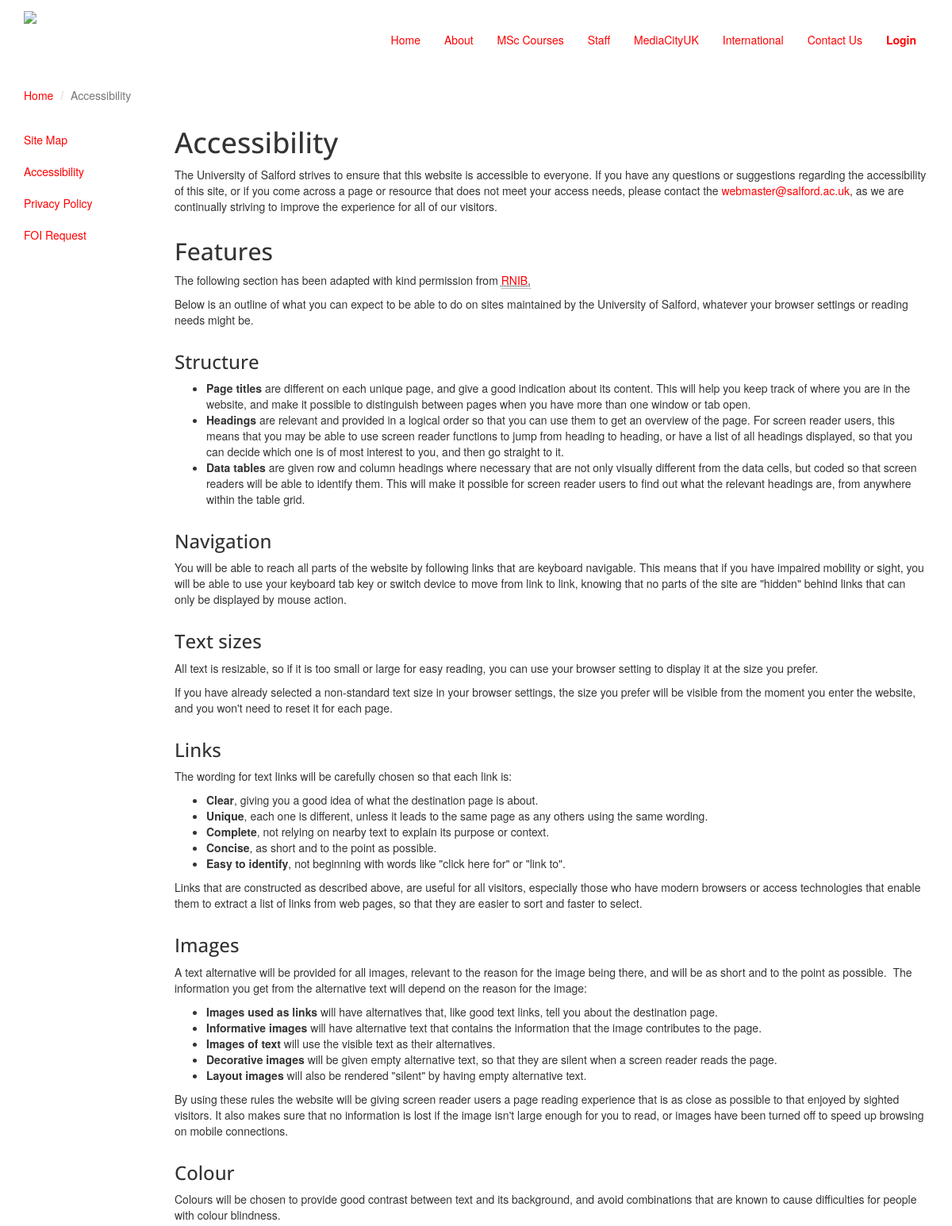
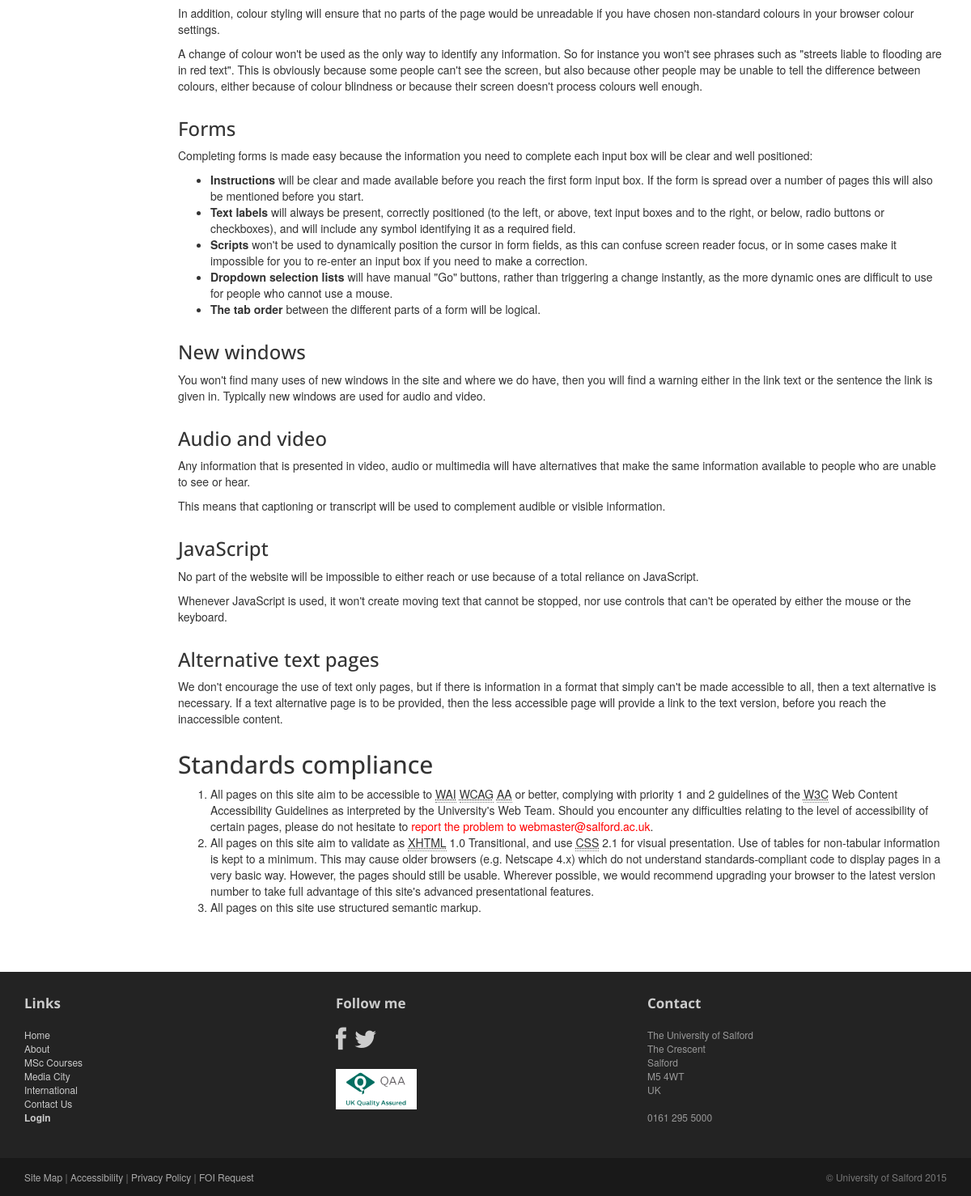
The app's page /accessibility.php with its own data (2 pictures, top to bottom).
### tables this page shows
CREATE TABLE `accessibility` (
  `id` int(11) NOT NULL,
  `accessibility` mediumtext NOT NULL,
  `features` mediumtext NOT NULL,
  `structure` mediumtext NOT NULL,
  `navigation` mediumtext NOT NULL,
  `textsizes` mediumtext NOT NULL,
  `links` mediumtext NOT NULL,
  `images` mediumtext NOT NULL,
  `colour` mediumtext NOT NULL,
  `forms` mediumtext NOT NULL,
  `newwindows` mediumtext NOT NULL,
  `audioandvideo` mediumtext NOT NULL,
  `javaScript` mediumtext NOT NULL,
  `alternativetextpages` mediumtext NOT NULL,
  `standardscompliance` mediumtext NOT NULL
);

### accessibility.php (called while the page is built)
<?php
require_once('Models/AccessibilityDataSet.php');
$view = new stdClass();
$view->pageTitle = 'Accessibility';
$accessibilityDataSet= new AccessibilityDataSet();
$view->accessibilityDataSet= $accessibilityDataSet->fetchAllAccessibility();
require_once('Views/accessibility.phtml');

### Models/Database.php (called while the page is built, shortened)
<?php
class Database {
    protected static $_dbInstance = null;
    protected $_dbHandle;
public static function getInstance() {
    $username ='root';
    $password ='sgh970';
    $host ='localhost';
    $dbName='msc';
if(self::$_dbInstance === null) {self:: $_dbInstance = new self($username, $password, $host, $dbName);
}
return self::$_dbInstance;
}
public function __construct($username, $password, $host, $database) {
    try {
    $this->_dbHandle= new PDO("mysql:host=$host; dbname=$database", $username, $password);
}
    catch (PDOException $e) {
    echo $e->getMessage();
}
}
public function getdbConnection() {
    return $this->_dbHandle;
}
}

### Models/AccessibilityDataSet.php (called while the page is built)
<?php
require_once('Models/AccessibilityData.php');
require_once('Models/Database.php');
class AccessibilityDataSet {
   protected $_dbHandle, $_dbInstance;
     public function __construct() {
    $this->_dbInstance= Database::getInstance();
    $this->_dbHandle= $this->_dbInstance->getdbConnection();
}
public function fetchAllAccessibility() {
    $sqlQuery="SELECT * FROM Accessibility";
    $statement= $this->_dbHandle->prepare($sqlQuery);
    $statement->execute();
    $dataSet= [];
while ($row = $statement->fetch()) {
    $dataSet[] = new AccessibilityData ($row);
}
return $dataSet;
}
}

### Models/AccessibilityData.php (called while the page is built, shortened)
<?php
class AccessibilityData {
   private $_id, $_accessibility, $_features, $_structure, $_navigation, $_textsizes, $_links,
           $_images, $_colour, $_forms, $_newwindows, $_audioandvideo, $_javaScript,
           $_alternativetextpages, $_standardscompliance;
  public function __construct($dbRow) {
    $this->_accessibility = $dbRow['accessibility'];
    $this->_features = $dbRow['features'];
    $this->_structure = $dbRow['structure'];
    $this->_navigation = $dbRow['navigation'];
    $this->_textsizes = $dbRow['textsizes'];
    $this->_links = $dbRow['links'];
    $this->_images = $dbRow['images'];
    $this->_colour = $dbRow['colour'];
    $this->_forms = $dbRow['forms'];
    $this->_newwindows = $dbRow['newwindows'];
    $this->_audioandvideo = $dbRow['audioandvideo'];
    $this->_javaScript = $dbRow['javaScript'];
    $this->_alternativetextpages = $dbRow['alternativetextpages'];
    $this->_standardscompliance = $dbRow['standardscompliance'];
}
public function getaccessibility() {
    return $this->_accessibility;
}
public function getfeatures() {
    return $this->_features;
}
public function getstructure() {
    return $this->_structure;
}
public function getnavigation() {
    return $this->_navigation;
}
public function gettextsizes() {
    return $this->_textsizes;
}
public function getlinks() {
    return $this->_links;
}
public function getimages() {
    return $this->_images;
}
public function getcolour() {
    return $this->_colour;
}
public function getforms() {
    return $this->_forms;
}
public function getnewwindows() {
    return $this->_newwindows;
}
public function getaudioandvideo() {
    return $this->_audioandvideo;
}
public function getjavascript() {
    return $this->_javaScript;
}
public function getalternativetextpages() {
    return $this->_alternativetextpages;
}
public function getstandardscompliance() {
    return $this->_standardscompliance;
}
}

### Views/accessibility.phtml (the view)
<?php require('template/header.phtml') ;
require_once('Models/AccessibilityData.php'); ?>
<div class="container">
    <br>
    <br>
    <br>
    <br>
	<ol class="breadcrumb">
		<li><a href="index.php">Home</a></li>
		<li class="active">Accessibility</li>
	</ol>
        <aside class="col-md-2 sidebar sidebar-left">
		<div class="row widget">
			<div class="col-xs-12">
                            <a href="sitemap.php">Site Map</a>
                            <br><br>
                            <a href="accessibility.php">Accessibility</a>
                            <br><br>
                            <a href="privacypolicy.php">Privacy Policy</a>
                            <br><br>
                            <a href="foi.php">FOI Request</a>
			</div>
		</div>
	</aside>
    <div class="row">
        <div class="col-md-10">
        <h1>Accessibility</h1>
        <?php foreach($view->accessibilityDataSet as $accessibilityData) {
              echo '<p>'. $accessibilityData->getaccessibility() .'</p>' ;} ?>
        <h2>Features</h2>
        <?php foreach($view->accessibilityDataSet as $accessibilityData) {
              echo '<p>'. $accessibilityData->getfeatures() .'</p>' ;} ?>
        <h3>Structure</h3>
        <?php foreach($view->accessibilityDataSet as $accessibilityData) {
              echo '<p>'. $accessibilityData->getstructure() .'</p>' ;} ?>
        <h3>Navigation</h3>
        <?php foreach($view->accessibilityDataSet as $accessibilityData) {
              echo '<p>'. $accessibilityData->getnavigation() .'</p>' ;} ?>
        <h3>Text sizes</h3>
        <?php foreach($view->accessibilityDataSet as $accessibilityData) {
              echo '<p>'. $accessibilityData->gettextsizes() .'</p>' ;} ?>
        <h3>Links</h3>
        <?php foreach($view->accessibilityDataSet as $accessibilityData) {
              echo '<p>'. $accessibilityData->getlinks() .'</p>' ;} ?>
        <h3>Images</h3>
        <?php foreach($view->accessibilityDataSet as $accessibilityData) {
              echo '<p>'. $accessibilityData->getimages() .'</p>' ;} ?>
        <h3>Colour</h3>
        <?php foreach($view->accessibilityDataSet as $accessibilityData) {
              echo '<p>'. $accessibilityData->getcolour() .'</p>' ;} ?>
        <h3>Forms</h3>
        <?php foreach($view->accessibilityDataSet as $accessibilityData) {
              echo '<p>'. $accessibilityData->getforms() .'</p>' ;} ?>
        <h3>New windows</h3>
        <?php foreach($view->accessibilityDataSet as $accessibilityData) {
              echo '<p>'. $accessibilityData->getnewwindows() .'</p>' ;} ?>
        <h3>Audio and video</h3>
        <?php foreach($view->accessibilityDataSet as $accessibilityData) {
              echo '<p>'. $accessibilityData->getaudioandvideo() .'</p>' ;} ?>
        <h3>JavaScript</h3>
        <?php foreach($view->accessibilityDataSet as $accessibilityData) {
              echo '<p>'. $accessibilityData->getjavaScript() .'</p>' ;} ?>
        <h3>Alternative text pages</h3>
        <?php foreach($view->accessibilityDataSet as $accessibilityData) {
              echo '<p>'. $accessibilityData->getalternativetextpages() .'</p>' ;} ?>
        <h2>Standards compliance</h2>
        <?php foreach($view->accessibilityDataSet as $accessibilityData) {
              echo '<p>'. $accessibilityData->getstandardscompliance() .'</p>' ;} ?>
        </div>
    </div>
</div>
<?php require('template/footer.phtml') ?>

### css/main.css (style rules this page uses)
h1, h2, h3, h4, h5, h6 { font-family:"Open sans", Helvetica, Arial; }
h1, .h1, h2, .h2, h3, .h3 { margin-top:30px; }
.breadcrumb { background:none; padding:0; margin:30px 0 0px 0; }
.sidebar { padding-top:36px; padding-bottom:30px; }
.sidebar .widget { margin-bottom:20px; }

### css/styles.css (style rules this page uses)
a { color: #F00; }
.row { margin-left: 0px; margin-left-value: 0px; margin-left-ltr-source: physical; margin-left-rtl-source: physical; margin-right: -15px; margin-right-value: -15px; margin-right-ltr-source: physical; margin-right-rtl-source: physical; }
.col-xs-1, .col-sm-1, .col-md-1, .col-lg-1, .col-xs-2, .col-sm-2, .col-md-2, .col-lg-2, .col-xs-3, .col-sm-3, .col-md-3, .col-lg-3, .col-xs-4, .col-sm-4, .col-md-4, .col-lg-4, .col-xs-5, .col-sm-5, .col-md-5, .col-lg-5, .col-xs-6, .col-sm-6, .col-md-6, .col-lg-6, .col-xs-7, .col-sm-7, .col-md-7, .col-lg-7, .col-xs-8, .col-sm-8, .col-md-8, .col-lg-8, .col-xs-9, .col-sm-9, .col-md-9, .col-lg-9, .col-xs-10, .col-sm-10, .col-md-10, .col-lg-10, .col-xs-11, .col-sm-11, .col-md-11, .col-lg-11, .col-xs-12, .col-sm-12, .col-md-12, .col-lg-12 { position: relative; min-height: 1px; padding-left: 0px; padding-right: 15px; }

### records on screen
accessibility: accessibility "The University of Salford strives to ensure that this website is accessible to everyone. If you have any questions or suggestions regarding the accessibility of this site, or if you come across a page or resource that does not meet your access needs, please contact the webmaster@salford.ac.uk , as we are continually striving to improve the experience for all of our visitors.", features "The following section has been adapted with kind permission from RNIB . Below is an outline of what you can expect to be able to do on sites maintained by the University of Salford, whatever your browser settings or reading needs might be.", structure "Page titles are different on each unique page, and give a good indication about its content. This will help you keep track of where you are in the website, and make it possible to distinguish between pages when you have more than one window or tab open. Headings are relevant and provided in a logical order so that you can use them to get an overview of the page. For screen reader users, this means that you may be able to use screen reader functions to jump from heading to heading, or have a list of all headings displayed, so that you can decide which one is of most interest to you, and then go straight to it. Data tables are given row and column headings where necessary that are not only…", navigation "You will be able to reach all parts of the website by following links that are keyboard navigable. This means that if you have impaired mobility or sight, you will be able to use your keyboard tab key or switch device to move from link to link, knowing that no parts of the site are \"hidden\" behind links that can only be displayed by mouse action.", textsizes "All text is resizable, so if it is too small or large for easy reading, you can use your browser setting to display it at the size you prefer. If you have already selected a non-standard text size in your browser settings, the size you prefer will be visible from the moment you enter the website, and you won't need to reset it for each page.", links "The wording for text links will be carefully chosen so that each link is: Clear , giving you a good idea of what the destination page is about. Unique , each one is different, unless it leads to the same page as any others using the same wording. Complete , not relying on nearby text to explain its purpose or context. Concise , as short and to the point as possible. Easy to identify , not beginning with words like \"click here for\" or \"link to\". Links that are constructed as described above, are useful for all visitors, especially those who have modern browsers or access technologies that enable them to extract a list of links from web pages, so that they are easier to sort and faster to…", images "A text alternative will be provided for all images, relevant to the reason for the image being there, and will be as short and to the point as possible. The information you get from the alternative text will depend on the reason for the image: Images used as links will have alternatives that, like good text links, tell you about the destination page. Informative images will have alternative text that contains the information that the image contributes to the page. Images of text will use the visible text as their alternatives. Decorative images will be given empty alternative text, so that they are silent when a screen reader reads the page. Layout images will also be rendered \"silent\" by…", colour "Colours will be chosen to provide good contrast between text and its background, and avoid combinations that are known to cause difficulties for people with colour blindness. In addition, colour styling will ensure that no parts of the page would be unreadable if you have chosen non-standard colours in your browser colour settings. A change of colour won't be used as the only way to identify any information. So for instance you won't see phrases such as \"streets liable to flooding are in red text\". This is obviously because some people can't see the screen, but also because other people may be unable to tell the difference between colours, either because of colour blindness or because their…", forms "Completing forms is made easy because the information you need to complete each input box will be clear and well positioned: Instructions will be clear and made available before you reach the first form input box. If the form is spread over a number of pages this will also be mentioned before you start. Text labels will always be present, correctly positioned (to the left, or above, text input boxes and to the right, or below, radio buttons or checkboxes), and will include any symbol identifying it as a required field. Scripts won't be used to dynamically position the cursor in form fields, as this can confuse screen reader focus, or in some cases make it impossible for you to re-enter an…", newwindows "You won't find many uses of new windows in the site and where we do have, then you will find a warning either in the link text or the sentence the link is given in. Typically new windows are used for audio and video.", audioandvideo "Any information that is presented in video, audio or multimedia will have alternatives that make the same information available to people who are unable to see or hear. This means that captioning or transcript will be used to complement audible or visible information.", javaScript "No part of the website will be impossible to either reach or use because of a total reliance on JavaScript. Whenever JavaScript is used, it won't create moving text that cannot be stopped, nor use controls that can't be operated by either the mouse or the keyboard.", alternativetextpages "We don't encourage the use of text only pages, but if there is information in a format that simply can't be made accessible to all, then a text alternative is necessary. If a text alternative page is to be provided, then the less accessible page will provide a link to the text version, before you reach the inaccessible content.", standardscompliance "All pages on this site aim to be accessible to WAI WCAG AA or better, complying with priority 1 and 2 guidelines of the W3C Web Content Accessibility Guidelines as interpreted by the University's Web Team. Should you encounter any difficulties relating to the level of accessibility of certain pages, please do not hesitate to report the problem to webmaster@salford.ac.uk . All pages on this site aim to validate as XHTML 1.0 Transitional, and use CSS 2.1 for visual presentation. Use of tables for non-tabular information is kept to a minimum. This may cause older browsers (e.g. Netscape 4.x) which do not understand standards-compliant code to display pages in a very basic way. However, the…"
